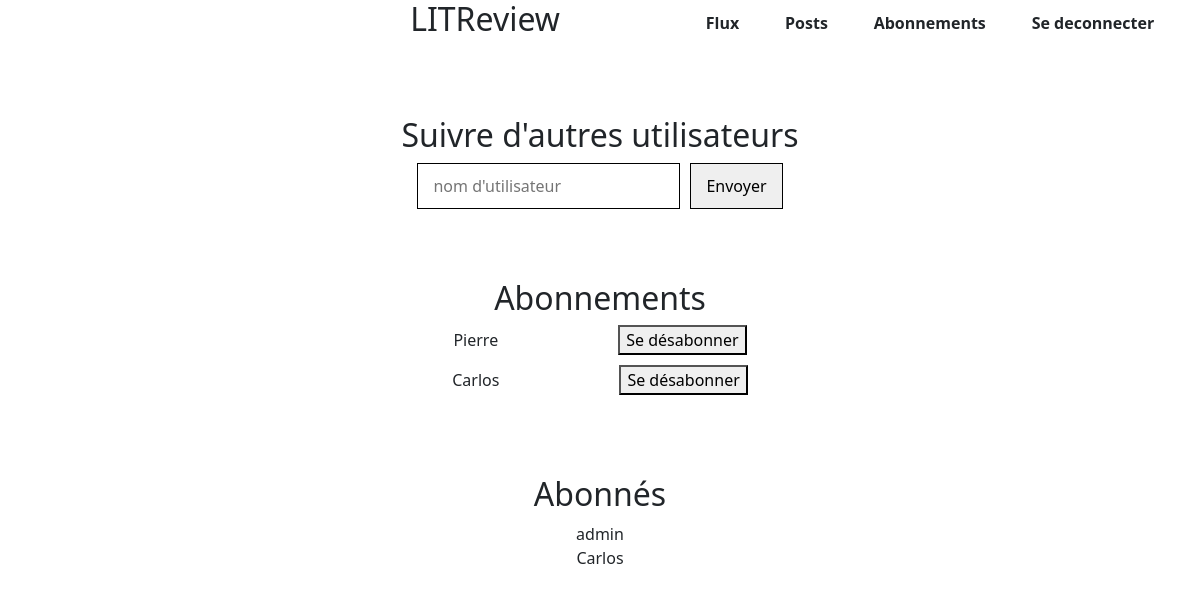
The page /abonnements/ (signed in) on the database as committed earlier.
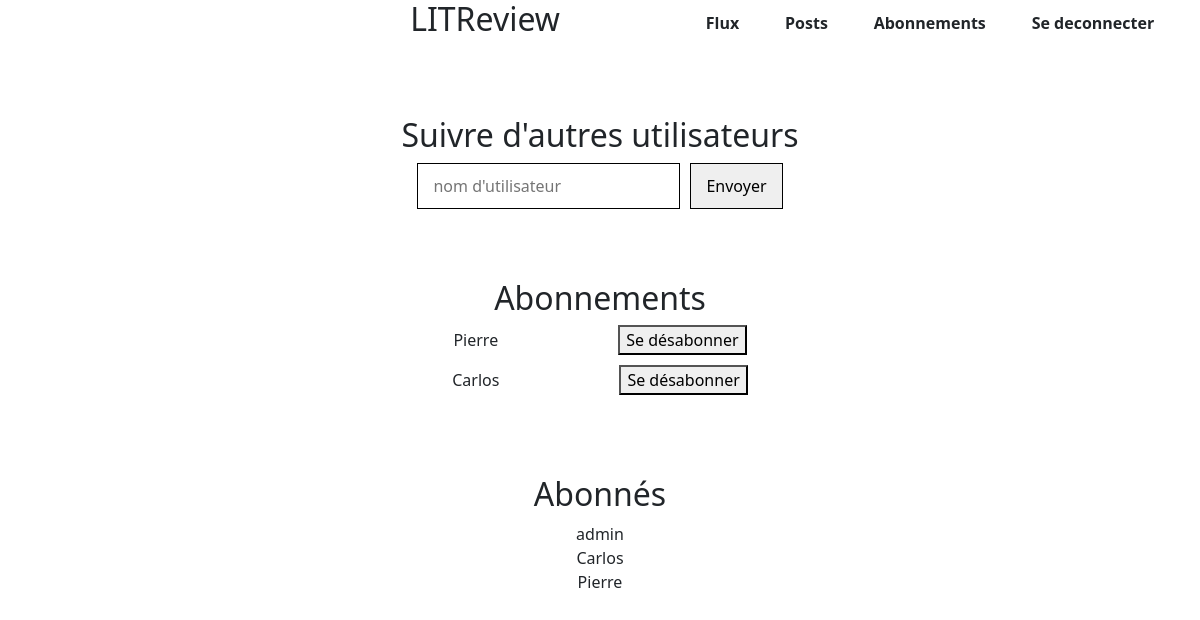
The same page on the database as committed later.
### critiques/models.py (models this page shows)
class UserFollows(models.Model):
    user = models.ForeignKey(
        to=settings.AUTH_USER_MODEL, on_delete=models.CASCADE, related_name="following"
    )
    followed_user = models.ForeignKey(
        to=settings.AUTH_USER_MODEL,
        on_delete=models.CASCADE,
        related_name="followed_by",
    )
    class Meta:
        constraints = [
            models.UniqueConstraint(
                fields=["user", "followed_user"], name="unique_follows"
            )
        ]

### critiques/views.py (the view)
# urls.py: path("abonnements/", abonnements, name="abonnements"),
@login_required
def abonnements(request):
    user = request.user
    message = ""
    if request.method == "POST":
        form = FollowUserForm(request.POST)
        if form.is_valid():
            username_to_follow = form.cleaned_data["username"]
            try:
                user_to_follow = User.objects.get(username=username_to_follow)
                if user != user_to_follow:
                    already_follows = UserFollows.objects.filter(
                        user=user, followed_user=user_to_follow
                    ).exists()
                    if not already_follows:
                        UserFollows.objects.create(
                            user=user, followed_user=user_to_follow
                        )
                        form = FollowUserForm()  # Ou où vous voulez rediriger
                    else:
                        message = "Vous suivez déjà cet utilisateur."
                else:
                    message = "Vous ne pouvez pas vous suivre vous-même."
            except User.DoesNotExist:
                message = "L'utilisateur n'existe pas."
    else:
        form = FollowUserForm()
    abonnements = UserFollows.objects.filter(user=user)
    abonnes = UserFollows.objects.filter(followed_user=user)
    context = {
        "abonnements": abonnements,
        "abonnes": abonnes,
        "form": form,
        "message": message,
    }
    return render(request, "abonnements.html", context)

### critiques/forms.py
class FollowUserForm(forms.Form):
    username = forms.CharField(
        label="",
        widget=forms.TextInput(attrs={"placeholder": "nom d'utilisateur"}),
        max_length=150,
    )

### critiques/templates/abonnements.html (shortened to what this page needs)
{% extends "base.html" %}
{% load static %}
{% block additional_css %}
<link rel="stylesheet" href="{% static 'critiques/css/abonnements.css' %}">
{% endblock %}
{% block content %}
<body>
    <section>
        <h2>Suivre d'autres utilisateurs</h2>
        <form class="search" method="post">
            <div class="input-container">
                {{ form.username }}
            </div>
            <div class="button-container">
                <button type="submit" id="search_user">Envoyer</button>
            </div>
        </form>
    </section>
    <section>
        <h2>Abonnements</h2>
        {% if abonnements %}
        {% for follow in abonnements %}
        <div class="followed">
            {{ follow.followed_user.username }}
            <form method="post" action="{% url 'unsubscribe' %}" class="unfollow-form">
                <button type="submit">Se désabonner</button>
            </form>
        </div>
        {% endfor %}
        {% else %}
        <p>Vous n'êtes abonné à aucun utilisateur pour le moment.</p>
        {% endif %}
    </section>
    <section>
        <h2>Abonnés</h2>
        {% if abonnes %}
        {% for follow in abonnes %}
        <div class="followers">
            {{ follow.user.username }}
            {% endfor %}
        </div>
        {% else %}
        <p>Personne ne vous suit pour le moment.</p>
        {% endif %}
    </section>
</body>
{% endblock %}

Rows that differ between the two databases and show on the page:
added UserFollows: user.username "Pierre", shown under "Abonnés"
